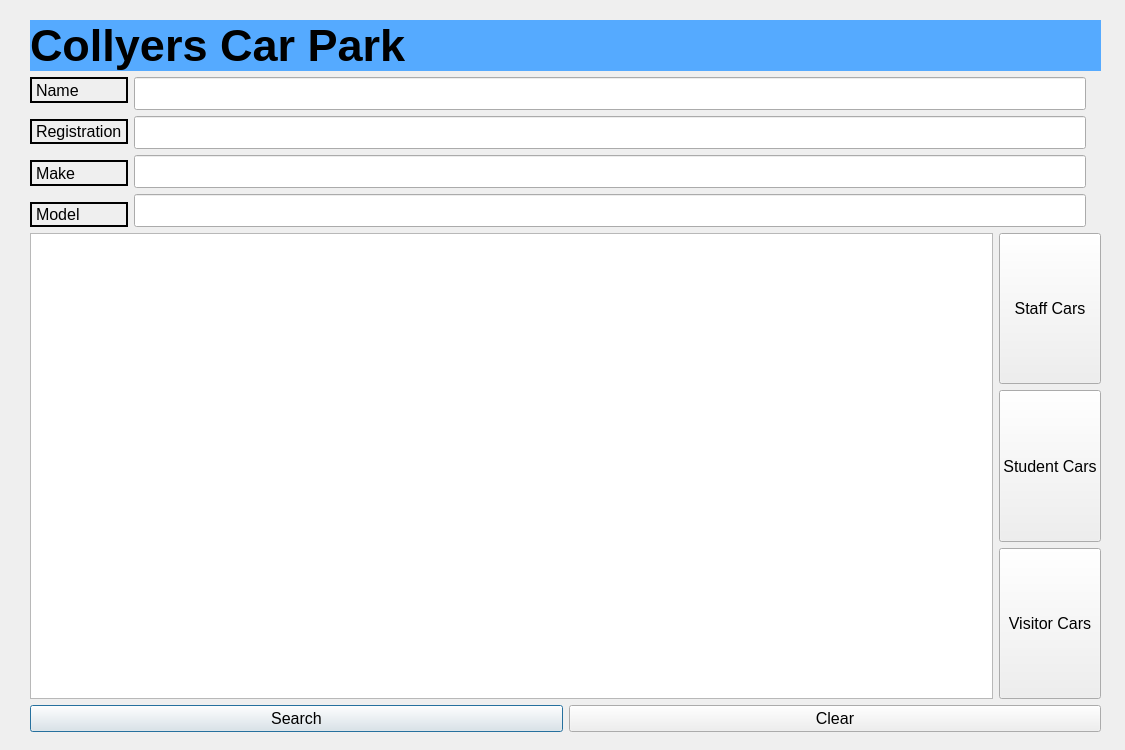
<?xml version="1.0" encoding="UTF-8"?>
<ui version="4.0">
 <class>Dialog</class>
 <widget class="QDialog" name="Dialog">
  <property name="geometry">
   <rect>
    <x>0</x>
    <y>0</y>
    <width>1125</width>
    <height>750</height>
   </rect>
  </property>
  <property name="minimumSize">
   <size>
    <width>1125</width>
    <height>750</height>
   </size>
  </property>
  <property name="maximumSize">
   <size>
    <width>1125</width>
    <height>750</height>
   </size>
  </property>
  <property name="font">
   <font>
    <pointsize>12</pointsize>
   </font>
  </property>
  <property name="windowTitle">
   <string>Dialog</string>
  </property>
  <widget class="QWidget" name="layoutWidget">
   <property name="geometry">
    <rect>
     <x>30</x>
     <y>20</y>
     <width>1071</width>
     <height>712</height>
    </rect>
   </property>
   <layout class="QGridLayout" name="MAINGRID">
    <item row="1" column="1">
     <layout class="QVBoxLayout" name="INPUTLABELS">
      <item>
       <widget class="QLineEdit" name="NAMEINPUT">
        <property name="sizePolicy">
         <sizepolicy hsizetype="Expanding" vsizetype="Preferred">
          <horstretch>0</horstretch>
          <verstretch>0</verstretch>
         </sizepolicy>
        </property>
        <property name="baseSize">
         <size>
          <width>0</width>
          <height>0</height>
         </size>
        </property>
        <property name="font">
         <font>
          <pointsize>16</pointsize>
          <weight>50</weight>
          <bold>false</bold>
         </font>
        </property>
        <property name="autoFillBackground">
         <bool>false</bool>
        </property>
        <property name="text">
         <string/>
        </property>
        <property name="frame">
         <bool>true</bool>
        </property>
       </widget>
      </item>
      <item>
       <widget class="QLineEdit" name="REGISTRATIONINPUT">
        <property name="sizePolicy">
         <sizepolicy hsizetype="Expanding" vsizetype="Preferred">
          <horstretch>0</horstretch>
          <verstretch>0</verstretch>
         </sizepolicy>
        </property>
        <property name="baseSize">
         <size>
          <width>0</width>
          <height>0</height>
         </size>
        </property>
        <property name="font">
         <font>
          <pointsize>16</pointsize>
          <weight>50</weight>
          <bold>false</bold>
         </font>
        </property>
        <property name="autoFillBackground">
         <bool>false</bool>
        </property>
        <property name="frame">
         <bool>true</bool>
        </property>
       </widget>
      </item>
      <item>
       <widget class="QLineEdit" name="MAKEINPUT">
        <property name="sizePolicy">
         <sizepolicy hsizetype="Expanding" vsizetype="Preferred">
          <horstretch>0</horstretch>
          <verstretch>0</verstretch>
         </sizepolicy>
        </property>
        <property name="baseSize">
         <size>
          <width>0</width>
          <height>0</height>
         </size>
        </property>
        <property name="font">
         <font>
          <pointsize>16</pointsize>
          <weight>50</weight>
          <bold>false</bold>
         </font>
        </property>
        <property name="autoFillBackground">
         <bool>false</bool>
        </property>
        <property name="frame">
         <bool>true</bool>
        </property>
       </widget>
      </item>
      <item>
       <widget class="QLineEdit" name="MODELINPUT">
        <property name="sizePolicy">
         <sizepolicy hsizetype="Expanding" vsizetype="Preferred">
          <horstretch>0</horstretch>
          <verstretch>0</verstretch>
         </sizepolicy>
        </property>
        <property name="baseSize">
         <size>
          <width>0</width>
          <height>0</height>
         </size>
        </property>
        <property name="font">
         <font>
          <pointsize>16</pointsize>
          <weight>50</weight>
          <bold>false</bold>
         </font>
        </property>
        <property name="autoFillBackground">
         <bool>false</bool>
        </property>
        <property name="frame">
         <bool>true</bool>
        </property>
       </widget>
      </item>
     </layout>
    </item>
    <item row="1" column="0">
     <layout class="QVBoxLayout" name="INFOLABELS">
      <item>
       <widget class="QLabel" name="NAMELABEL">
        <property name="sizePolicy">
         <sizepolicy hsizetype="Preferred" vsizetype="Preferred">
          <horstretch>0</horstretch>
          <verstretch>0</verstretch>
         </sizepolicy>
        </property>
        <property name="font">
         <font>
          <pointsize>12</pointsize>
         </font>
        </property>
        <property name="autoFillBackground">
         <bool>false</bool>
        </property>
        <property name="frameShape">
         <enum>QFrame::WinPanel</enum>
        </property>
        <property name="text">
         <string>Name</string>
        </property>
        <property name="margin">
         <number>0</number>
        </property>
       </widget>
      </item>
      <item>
       <spacer name="verticalSpacer_3">
        <property name="orientation">
         <enum>Qt::Vertical</enum>
        </property>
        <property name="sizeType">
         <enum>QSizePolicy::Fixed</enum>
        </property>
        <property name="sizeHint" stdset="0">
         <size>
          <width>20</width>
          <height>10</height>
         </size>
        </property>
       </spacer>
      </item>
      <item>
       <widget class="QLabel" name="REGISTRATIONLABEL">
        <property name="sizePolicy">
         <sizepolicy hsizetype="Preferred" vsizetype="Preferred">
          <horstretch>0</horstretch>
          <verstretch>0</verstretch>
         </sizepolicy>
        </property>
        <property name="font">
         <font>
          <pointsize>12</pointsize>
         </font>
        </property>
        <property name="autoFillBackground">
         <bool>false</bool>
        </property>
        <property name="frameShape">
         <enum>QFrame::WinPanel</enum>
        </property>
        <property name="text">
         <string>Registration</string>
        </property>
        <property name="margin">
         <number>0</number>
        </property>
       </widget>
      </item>
      <item>
       <spacer name="verticalSpacer_2">
        <property name="orientation">
         <enum>Qt::Vertical</enum>
        </property>
        <property name="sizeType">
         <enum>QSizePolicy::Fixed</enum>
        </property>
        <property name="sizeHint" stdset="0">
         <size>
          <width>20</width>
          <height>10</height>
         </size>
        </property>
       </spacer>
      </item>
      <item>
       <widget class="QLabel" name="MAKELABEL">
        <property name="sizePolicy">
         <sizepolicy hsizetype="Preferred" vsizetype="Preferred">
          <horstretch>0</horstretch>
          <verstretch>0</verstretch>
         </sizepolicy>
        </property>
        <property name="font">
         <font>
          <pointsize>12</pointsize>
         </font>
        </property>
        <property name="autoFillBackground">
         <bool>false</bool>
        </property>
        <property name="frameShape">
         <enum>QFrame::WinPanel</enum>
        </property>
        <property name="text">
         <string>Make</string>
        </property>
        <property name="margin">
         <number>0</number>
        </property>
       </widget>
      </item>
      <item>
       <spacer name="verticalSpacer">
        <property name="orientation">
         <enum>Qt::Vertical</enum>
        </property>
        <property name="sizeType">
         <enum>QSizePolicy::Fixed</enum>
        </property>
        <property name="sizeHint" stdset="0">
         <size>
          <width>20</width>
          <height>10</height>
         </size>
        </property>
       </spacer>
      </item>
      <item>
       <widget class="QLabel" name="MODELABEL">
        <property name="sizePolicy">
         <sizepolicy hsizetype="Preferred" vsizetype="Preferred">
          <horstretch>0</horstretch>
          <verstretch>0</verstretch>
         </sizepolicy>
        </property>
        <property name="font">
         <font>
          <pointsize>12</pointsize>
          <weight>50</weight>
          <bold>false</bold>
         </font>
        </property>
        <property name="autoFillBackground">
         <bool>false</bool>
        </property>
        <property name="frameShape">
         <enum>QFrame::WinPanel</enum>
        </property>
        <property name="text">
         <string>Model</string>
        </property>
        <property name="margin">
         <number>0</number>
        </property>
       </widget>
      </item>
     </layout>
    </item>
    <item row="1" column="2">
     <widget class="QLabel" name="IMAGE">
      <property name="text">
       <string/>
      </property>
      <property name="pixmap">
       <pixmap>Carpark.png</pixmap>
      </property>
     </widget>
    </item>
    <item row="3" column="0" colspan="3">
     <layout class="QHBoxLayout" name="BUTTONS">
      <item>
       <widget class="QPushButton" name="SEARCH">
        <property name="sizePolicy">
         <sizepolicy hsizetype="Minimum" vsizetype="Minimum">
          <horstretch>0</horstretch>
          <verstretch>0</verstretch>
         </sizepolicy>
        </property>
        <property name="text">
         <string>Search</string>
        </property>
        <property name="default">
         <bool>false</bool>
        </property>
        <property name="flat">
         <bool>false</bool>
        </property>
       </widget>
      </item>
      <item>
       <widget class="QPushButton" name="CLEAR">
        <property name="sizePolicy">
         <sizepolicy hsizetype="Minimum" vsizetype="Minimum">
          <horstretch>0</horstretch>
          <verstretch>0</verstretch>
         </sizepolicy>
        </property>
        <property name="text">
         <string>Clear</string>
        </property>
        <property name="default">
         <bool>false</bool>
        </property>
        <property name="flat">
         <bool>false</bool>
        </property>
       </widget>
      </item>
     </layout>
    </item>
    <item row="2" column="0" colspan="3">
     <layout class="QHBoxLayout" name="SIDEBUTTONSANDTABLE">
      <item>
       <widget class="QTableView" name="DETAILTABLE"/>
      </item>
      <item>
       <layout class="QVBoxLayout" name="SIDEBUTTONS">
        <item>
         <widget class="QPushButton" name="STUDENTCARS">
          <property name="sizePolicy">
           <sizepolicy hsizetype="Minimum" vsizetype="Minimum">
            <horstretch>0</horstretch>
            <verstretch>0</verstretch>
           </sizepolicy>
          </property>
          <property name="font">
           <font>
            <pointsize>12</pointsize>
           </font>
          </property>
          <property name="text">
           <string>Staff Cars</string>
          </property>
          <property name="default">
           <bool>false</bool>
          </property>
          <property name="flat">
           <bool>false</bool>
          </property>
         </widget>
        </item>
        <item>
         <widget class="QPushButton" name="VISITORCARS">
          <property name="sizePolicy">
           <sizepolicy hsizetype="Minimum" vsizetype="Minimum">
            <horstretch>0</horstretch>
            <verstretch>0</verstretch>
           </sizepolicy>
          </property>
          <property name="font">
           <font>
            <pointsize>12</pointsize>
           </font>
          </property>
          <property name="text">
           <string>Student Cars</string>
          </property>
          <property name="default">
           <bool>false</bool>
          </property>
          <property name="flat">
           <bool>false</bool>
          </property>
         </widget>
        </item>
        <item>
         <widget class="QPushButton" name="STAFFCARS">
          <property name="sizePolicy">
           <sizepolicy hsizetype="Minimum" vsizetype="Minimum">
            <horstretch>0</horstretch>
            <verstretch>0</verstretch>
           </sizepolicy>
          </property>
          <property name="font">
           <font>
            <pointsize>12</pointsize>
           </font>
          </property>
          <property name="text">
           <string>Visitor Cars</string>
          </property>
          <property name="default">
           <bool>false</bool>
          </property>
          <property name="flat">
           <bool>false</bool>
          </property>
         </widget>
        </item>
       </layout>
      </item>
     </layout>
    </item>
    <item row="0" column="0" colspan="3">
     <widget class="QLabel" name="TITLE">
      <property name="palette">
       <palette>
        <active>
         <colorrole role="WindowText">
          <brush brushstyle="SolidPattern">
           <color alpha="255">
            <red>0</red>
            <green>0</green>
            <blue>0</blue>
           </color>
          </brush>
         </colorrole>
         <colorrole role="Button">
          <brush brushstyle="SolidPattern">
           <color alpha="255">
            <red>85</red>
            <green>170</green>
            <blue>255</blue>
           </color>
          </brush>
         </colorrole>
         <colorrole role="Light">
          <brush brushstyle="SolidPattern">
           <color alpha="255">
            <red>213</red>
            <green>234</green>
            <blue>255</blue>
           </color>
          </brush>
         </colorrole>
         <colorrole role="Midlight">
          <brush brushstyle="SolidPattern">
           <color alpha="255">
            <red>149</red>
            <green>202</green>
            <blue>255</blue>
           </color>
          </brush>
         </colorrole>
         <colorrole role="Dark">
          <brush brushstyle="SolidPattern">
           <color alpha="255">
            <red>42</red>
            <green>85</green>
            <blue>127</blue>
           </color>
          </brush>
         </colorrole>
         <colorrole role="Mid">
          <brush brushstyle="SolidPattern">
           <color alpha="255">
            <red>56</red>
            <green>113</green>
            <blue>170</blue>
           </color>
          </brush>
         </colorrole>
         <colorrole role="Text">
          <brush brushstyle="SolidPattern">
           <color alpha="255">
            <red>255</red>
            <green>255</green>
            <blue>255</blue>
           </color>
          </brush>
         </colorrole>
         <colorrole role="BrightText">
          <brush brushstyle="SolidPattern">
           <color alpha="255">
            <red>255</red>
            <green>255</green>
            <blue>255</blue>
           </color>
          </brush>
         </colorrole>
         <colorrole role="ButtonText">
          <brush brushstyle="SolidPattern">
           <color alpha="255">
            <red>255</red>
            <green>255</green>
            <blue>255</blue>
           </color>
          </brush>
         </colorrole>
         <colorrole role="Base">
          <brush brushstyle="SolidPattern">
           <color alpha="255">
            <red>255</red>
            <green>255</green>
            <blue>255</blue>
           </color>
          </brush>
         </colorrole>
         <colorrole role="Window">
          <brush brushstyle="SolidPattern">
           <color alpha="255">
            <red>85</red>
            <green>170</green>
            <blue>255</blue>
           </color>
          </brush>
         </colorrole>
         <colorrole role="Shadow">
          <brush brushstyle="SolidPattern">
           <color alpha="255">
            <red>0</red>
            <green>0</green>
            <blue>0</blue>
           </color>
          </brush>
         </colorrole>
         <colorrole role="AlternateBase">
          <brush brushstyle="SolidPattern">
           <color alpha="255">
            <red>170</red>
            <green>212</green>
            <blue>255</blue>
           </color>
          </brush>
         </colorrole>
         <colorrole role="ToolTipBase">
          <brush brushstyle="SolidPattern">
           <color alpha="255">
            <red>255</red>
            <green>255</green>
            <blue>220</blue>
           </color>
          </brush>
         </colorrole>
         <colorrole role="ToolTipText">
          <brush brushstyle="SolidPattern">
           <color alpha="255">
            <red>0</red>
            <green>0</green>
            <blue>0</blue>
           </color>
          </brush>
         </colorrole>
        </active>
        <inactive>
         <colorrole role="WindowText">
          <brush brushstyle="SolidPattern">
           <color alpha="255">
            <red>0</red>
            <green>0</green>
            <blue>0</blue>
           </color>
          </brush>
         </colorrole>
         <colorrole role="Button">
          <brush brushstyle="SolidPattern">
           <color alpha="255">
            <red>85</red>
            <green>170</green>
            <blue>255</blue>
           </color>
          </brush>
         </colorrole>
         <colorrole role="Light">
          <brush brushstyle="SolidPattern">
           <color alpha="255">
            <red>213</red>
            <green>234</green>
            <blue>255</blue>
           </color>
          </brush>
         </colorrole>
         <colorrole role="Midlight">
          <brush brushstyle="SolidPattern">
           <color alpha="255">
            <red>149</red>
            <green>202</green>
            <blue>255</blue>
           </color>
          </brush>
         </colorrole>
         <colorrole role="Dark">
          <brush brushstyle="SolidPattern">
           <color alpha="255">
            <red>42</red>
            <green>85</green>
            <blue>127</blue>
           </color>
          </brush>
         </colorrole>
         <colorrole role="Mid">
          <brush brushstyle="SolidPattern">
           <color alpha="255">
            <red>56</red>
            <green>113</green>
            <blue>170</blue>
           </color>
          </brush>
         </colorrole>
         <colorrole role="Text">
          <brush brushstyle="SolidPattern">
           <color alpha="255">
            <red>255</red>
            <green>255</green>
            <blue>255</blue>
           </color>
          </brush>
         </colorrole>
         <colorrole role="BrightText">
          <brush brushstyle="SolidPattern">
           <color alpha="255">
            <red>255</red>
            <green>255</green>
            <blue>255</blue>
           </color>
          </brush>
         </colorrole>
         <colorrole role="ButtonText">
          <brush brushstyle="SolidPattern">
           <color alpha="255">
            <red>255</red>
            <green>255</green>
            <blue>255</blue>
           </color>
          </brush>
         </colorrole>
         <colorrole role="Base">
          <brush brushstyle="SolidPattern">
           <color alpha="255">
            <red>255</red>
            <green>255</green>
            <blue>255</blue>
           </color>
          </brush>
         </colorrole>
         <colorrole role="Window">
          <brush brushstyle="SolidPattern">
           <color alpha="255">
            <red>85</red>
            <green>170</green>
            <blue>255</blue>
           </color>
          </brush>
         </colorrole>
         <colorrole role="Shadow">
          <brush brushstyle="SolidPattern">
           <color alpha="255">
            <red>0</red>
            <green>0</green>
            <blue>0</blue>
           </color>
          </brush>
         </colorrole>
         <colorrole role="AlternateBase">
          <brush brushstyle="SolidPattern">
           <color alpha="255">
            <red>170</red>
            <green>212</green>
            <blue>255</blue>
           </color>
          </brush>
         </colorrole>
         <colorrole role="ToolTipBase">
          <brush brushstyle="SolidPattern">
           <color alpha="255">
            <red>255</red>
            <green>255</green>
            <blue>220</blue>
           </color>
          </brush>
         </colorrole>
         <colorrole role="ToolTipText">
          <brush brushstyle="SolidPattern">
           <color alpha="255">
            <red>0</red>
            <green>0</green>
            <blue>0</blue>
           </color>
          </brush>
         </colorrole>
        </inactive>
        <disabled>
         <colorrole role="WindowText">
          <brush brushstyle="SolidPattern">
           <color alpha="255">
            <red>42</red>
            <green>85</green>
            <blue>127</blue>
           </color>
          </brush>
         </colorrole>
         <colorrole role="Button">
          <brush brushstyle="SolidPattern">
           <color alpha="255">
            <red>85</red>
            <green>170</green>
            <blue>255</blue>
           </color>
          </brush>
         </colorrole>
         <colorrole role="Light">
          <brush brushstyle="SolidPattern">
           <color alpha="255">
            <red>213</red>
            <green>234</green>
            <blue>255</blue>
           </color>
          </brush>
         </colorrole>
         <colorrole role="Midlight">
          <brush brushstyle="SolidPattern">
           <color alpha="255">
            <red>149</red>
            <green>202</green>
            <blue>255</blue>
           </color>
          </brush>
         </colorrole>
         <colorrole role="Dark">
          <brush brushstyle="SolidPattern">
           <color alpha="255">
            <red>42</red>
            <green>85</green>
            <blue>127</blue>
           </color>
          </brush>
         </colorrole>
         <colorrole role="Mid">
          <brush brushstyle="SolidPattern">
           <color alpha="255">
            <red>56</red>
            <green>113</green>
            <blue>170</blue>
           </color>
          </brush>
         </colorrole>
         <colorrole role="Text">
          <brush brushstyle="SolidPattern">
           <color alpha="255">
            <red>42</red>
            <green>85</green>
            <blue>127</blue>
           </color>
          </brush>
         </colorrole>
         <colorrole role="BrightText">
          <brush brushstyle="SolidPattern">
           <color alpha="255">
            <red>255</red>
            <green>255</green>
            <blue>255</blue>
           </color>
          </brush>
         </colorrole>
         <colorrole role="ButtonText">
          <brush brushstyle="SolidPattern">
           <color alpha="255">
            <red>42</red>
            <green>85</green>
            <blue>127</blue>
           </color>
          </brush>
         </colorrole>
         <colorrole role="Base">
          <brush brushstyle="SolidPattern">
           <color alpha="255">
            <red>85</red>
            <green>170</green>
            <blue>255</blue>
           </color>
          </brush>
         </colorrole>
         <colorrole role="Window">
          <brush brushstyle="SolidPattern">
           <color alpha="255">
            <red>85</red>
            <green>170</green>
            <blue>255</blue>
           </color>
          </brush>
         </colorrole>
         <colorrole role="Shadow">
          <brush brushstyle="SolidPattern">
           <color alpha="255">
            <red>0</red>
            <green>0</green>
            <blue>0</blue>
           </color>
          </brush>
         </colorrole>
         <colorrole role="AlternateBase">
          <brush brushstyle="SolidPattern">
           <color alpha="255">
            <red>85</red>
            <green>170</green>
            <blue>255</blue>
           </color>
          </brush>
         </colorrole>
         <colorrole role="ToolTipBase">
          <brush brushstyle="SolidPattern">
           <color alpha="255">
            <red>255</red>
            <green>255</green>
            <blue>220</blue>
           </color>
          </brush>
         </colorrole>
         <colorrole role="ToolTipText">
          <brush brushstyle="SolidPattern">
           <color alpha="255">
            <red>0</red>
            <green>0</green>
            <blue>0</blue>
           </color>
          </brush>
         </colorrole>
        </disabled>
       </palette>
      </property>
      <property name="font">
       <font>
        <pointsize>34</pointsize>
        <weight>75</weight>
        <bold>true</bold>
       </font>
      </property>
      <property name="autoFillBackground">
       <bool>true</bool>
      </property>
      <property name="text">
       <string>Collyers Car Park</string>
      </property>
     </widget>
    </item>
   </layout>
  </widget>
 </widget>
 <resources/>
 <connections/>
</ui>
